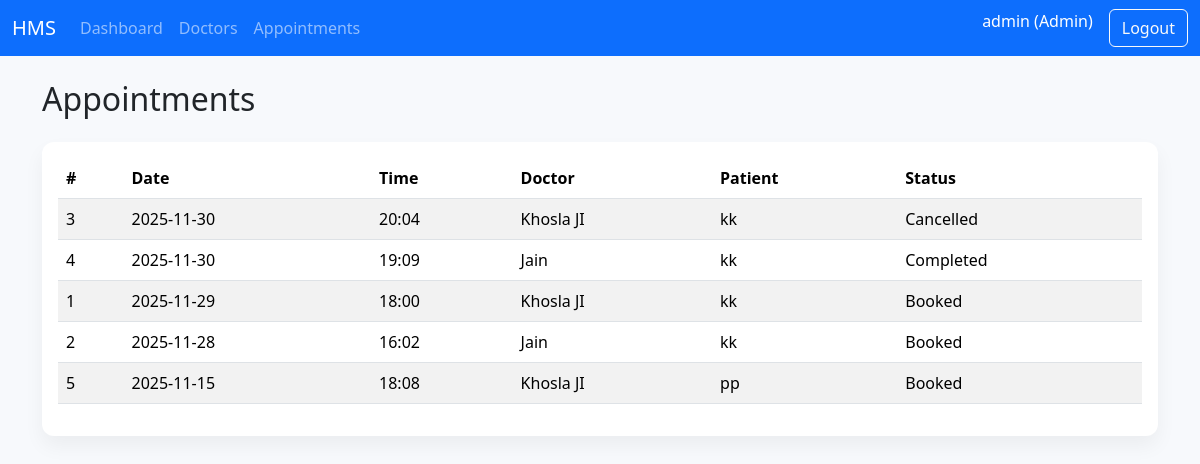
The app's page /admin/appointments (signed in) with its own data.
### tables this page shows
CREATE TABLE users (
                id INTEGER PRIMARY KEY AUTOINCREMENT,
                username TEXT UNIQUE NOT NULL,
                email TEXT UNIQUE NOT NULL,
                password_hash TEXT NOT NULL,
                role TEXT NOT NULL CHECK (role IN ('admin','doctor','patient'))
            );

CREATE TABLE appointments (
                id INTEGER PRIMARY KEY AUTOINCREMENT,
                patient_id INTEGER NOT NULL,
                doctor_id INTEGER NOT NULL,
                date TEXT NOT NULL,
                time TEXT NOT NULL,
                status TEXT NOT NULL DEFAULT 'Booked',
                UNIQUE(doctor_id, date, time),
                FOREIGN KEY (patient_id) REFERENCES patients(id),
                FOREIGN KEY (doctor_id) REFERENCES doctors(id)
            );

CREATE TABLE doctors (
                id INTEGER PRIMARY KEY AUTOINCREMENT,
                user_id INTEGER UNIQUE NOT NULL,
                full_name TEXT NOT NULL,
                department_id INTEGER,
                specialization TEXT NOT NULL,
                availability TEXT DEFAULT '',
                is_blacklisted INTEGER DEFAULT 0,
                FOREIGN KEY (user_id) REFERENCES users(id),
                FOREIGN KEY (department_id) REFERENCES departments(id)
            );

CREATE TABLE patients (
                id INTEGER PRIMARY KEY AUTOINCREMENT,
                user_id INTEGER UNIQUE NOT NULL,
                full_name TEXT NOT NULL,
                age INTEGER,
                gender TEXT,
                contact TEXT,
                address TEXT,
                blood_group TEXT,
                emergency_contact TEXT,
                FOREIGN KEY (user_id) REFERENCES users(id)
            );

### admin_routes.py (the view)
@admin_bp.route("/appointments")
@login_required
@role_required("admin")
def appointments():
    conn = get_db()
    data = conn.execute(
        """
        SELECT a.*, p.full_name AS patient_name, d.full_name AS doctor_name
        FROM appointments a
        JOIN patients p ON a.patient_id = p.id
        JOIN doctors d ON a.doctor_id = d.id
        ORDER BY date(a.date) DESC, time(a.time) DESC
        """
    ).fetchall()
    return render_template("admin/appointments.html", appointments=data)

### database.py (called while the page is built)
def get_db():
    if "db" not in g:
        db_path = current_app.config["DATABASE"]
        g.db = sqlite3.connect(db_path)
        g.db.row_factory = sqlite3.Row
    return g.db

### models.py (called while the page is built)
def fetch_user_by_id(user_id):
    conn = get_db()
    user = conn.execute("SELECT * FROM users WHERE id = ?", (user_id,)).fetchone()
    return user

### utils.py (called while the page is built)
def role_required(role):
    def decorator(func):
        @wraps(func)
        def wrapper(*args, **kwargs):
            if not current_user.is_authenticated:
                flash("Please log in to continue.", "warning")
                return redirect(url_for("auth.login"))
            if current_user.role != role:
                flash("Unauthorized access.", "danger")
                return redirect(url_for(f"{current_user.role}.dashboard"))
            return func(*args, **kwargs)
        return wrapper
    return decorator

### templates/admin/appointments.html (shortened to what this page needs)
{% extends "base.html" %}
{% block content %}
<h2 class="mb-4">Appointments</h2>
<div class="card">
  <div class="card-body">
    <div class="table-responsive">
      <table class="table table-striped">
        <thead>
          <tr>
            <th>#</th>
            <th>Date</th>
            <th>Time</th>
            <th>Doctor</th>
            <th>Patient</th>
            <th>Status</th>
          </tr>
        </thead>
        <tbody>
          {% for appointment in appointments %}
            <tr>
              <td>{{ appointment['id'] }}</td>
              <td>{{ appointment['date'] }}</td>
              <td>{{ appointment['time'] }}</td>
              <td>{{ appointment['doctor_name'] }}</td>
              <td>{{ appointment['patient_name'] }}</td>
              <td>{{ appointment['status'] }}</td>
            </tr>
          {% else %}
            <tr>
              <td colspan="6" class="text-center">No appointments.</td>
            </tr>
          {% endfor %}
        </tbody>
      </table>
    </div>
  </div>
 </div>
{% endblock %}

### templates/base.html (shortened to what this page needs)
<!doctype html>
<html lang="en">
  <head>
    <link
      href="https://cdn.jsdelivr.net/npm/bootstrap@5.3.3/dist/css/bootstrap.min.css"
      rel="stylesheet"
    />
    <link rel="stylesheet" href="{{ url_for('static', filename='css/style.css') }}" />
  </head>
  <body>
    <nav class="navbar navbar-expand-lg navbar-dark bg-primary">
      <div class="container-fluid">
        <a class="navbar-brand" href="/">HMS</a>
        <div class="collapse navbar-collapse" id="navbarNav">
          <ul class="navbar-nav me-auto">
            {% if current_user.is_authenticated %}
              {% if current_user.role == 'admin' %}
                <li class="nav-item">
                  <a class="nav-link" href="{{ url_for('admin.dashboard') }}">Dashboard</a>
                </li>
                <li class="nav-item">
                  <a class="nav-link" href="{{ url_for('admin.doctors') }}">Doctors</a>
                </li>
                <li class="nav-item">
                  <a class="nav-link" href="{{ url_for('admin.appointments') }}">Appointments</a>
                </li>
              {% endif %}
            {% endif %}
          </ul>
          <ul class="navbar-nav">
            {% if current_user.is_authenticated %}
              <li class="nav-item">
                <span class="navbar-text text-white me-3">
                  {{ current_user.username }} ({{ current_user.role|title }})
                </span>
              </li>
              <li class="nav-item">
                <a class="btn btn-outline-light" href="{{ url_for('auth.logout') }}">Logout</a>
              </li>
            {% endif %}
          </ul>
        </div>
      </div>
    </nav>
    <main class="container my-4">
      {% block content %}{% endblock %}
    </main>
  </body>
</html>

### static/css/style.css (style rules this page uses)
body { background-color: #f7f9fc; }
.card { border-radius: 0.75rem; border: none; box-shadow: 0 10px 20px rgba(0, 0, 0, 0.05); }

### records on screen
users: username "admin", role "Admin"
appointments: id "3", date "2025-11-30", time "20:04", doctor_name "Khosla JI", patient_name "kk", status "Cancelled"
appointments: id "4", date "2025-11-30", time "19:09", doctor_name "Jain", patient_name "kk", status "Completed"
appointments: id "1", date "2025-11-29", time "18:00", doctor_name "Khosla JI", patient_name "kk", status "Booked"
appointments: id "2", date "2025-11-28", time "16:02", doctor_name "Jain", patient_name "kk", status "Booked"
appointments: id "5", date "2025-11-15", time "18:08", doctor_name "Khosla JI", patient_name "pp", status "Booked"
